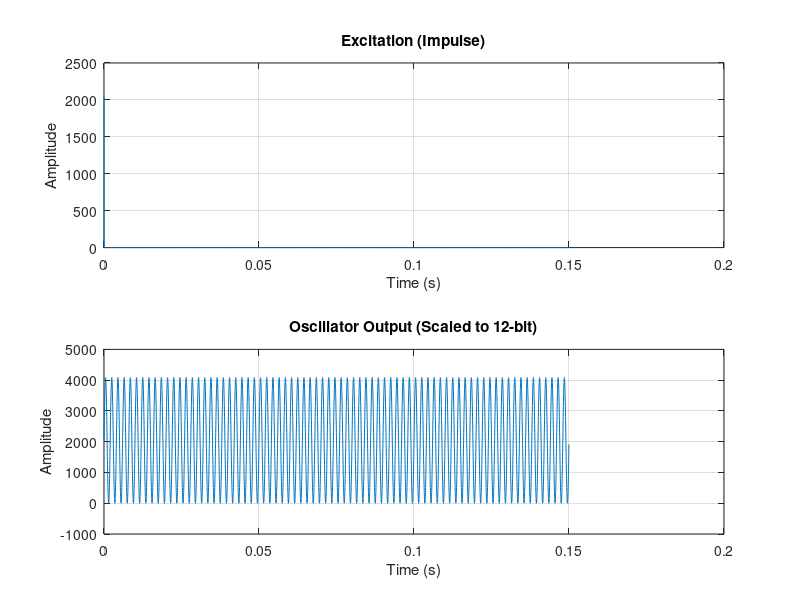
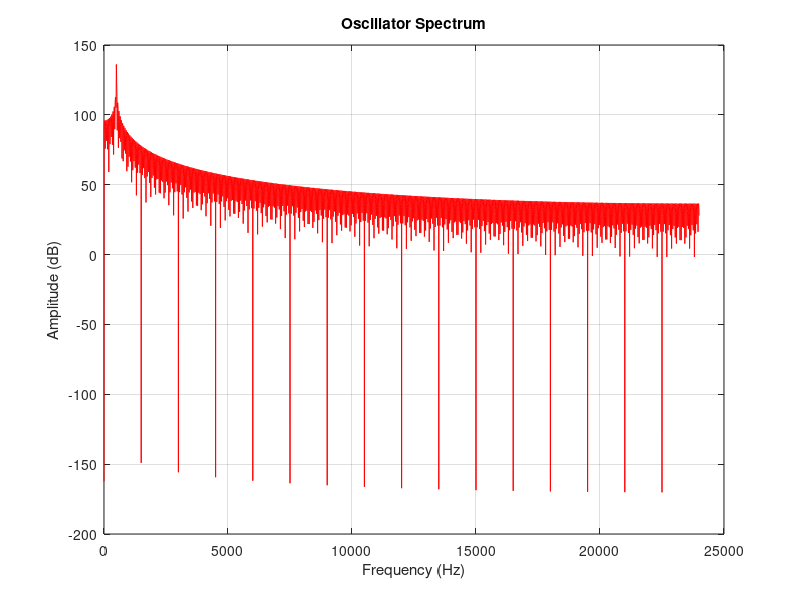

Source code (MATLAB) for these figures, in order:
clear all;
close all;
clc;

%% Filter parameters
fs = 48000;            % Sampling rate [Hz]
f0 = 500;              % Frequency [Hz]
w0 = 2*pi*f0/fs;       % Angular frequency [rad/sample]

% Numerator coefficients
a = [0 sin(w0)];

% Denominator coefficients
b = [1 -2*cos(w0) 1];

%% Oscillator with impulse excitation (resonance at f0)
N = 0.15 * fs;         % Length in samples (~150 ms)
x = zeros(1, N);       
x(1) = 2042;              % Impulse excitation at n = 0

%% Calculate oscillator signal (recursive)
y = filter(a, b, x);

%% Scale to 12-bit range [0, 4095]

%% Plot result
t = (0:N-1)/fs;

figure;
subplot(2,1,1);
plot(t, x);
title('Excitation (Impulse)');
xlabel('Time (s)');
ylabel('Amplitude');
grid on;

subplot(2,1,2);
plot(t, y + 2042);
title('Oscillator Output (Scaled to 12-bit)');
xlabel('Time (s)');
ylabel('Amplitude');
grid on;

%% Frequency-domain visualization
nfft = 2^nextpow2(N);
Y = fft(y, nfft);
f_axis = fs*(0:nfft/2-1)/nfft;

figure;
plot(f_axis, 20*log10(abs(Y(1:nfft/2))), 'r');
title('Oscillator Spectrum');
xlabel('Frequency (Hz)');
ylabel('Amplitude (dB)');
grid on;